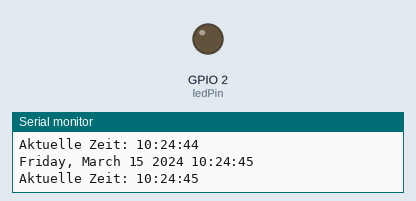
Simulated run of this sketch. Board: ESP32. Shown: output pins drawn as LEDs (lit = HIGH), the last lines printed to the serial monitor. WiFi joins after 1.5 s; servers stay silent unless stated; the local clock reads 2024-03-15 10:24:30 at power-on unless the sketch sets it; not simulated (calls return 0 or success): arduino_secrets.h.

Above: at 16.0 s.
At 33.0 s:
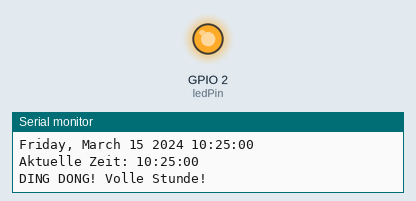
Timing chart, 0 to 79.5 s (numbered marks = the images above):
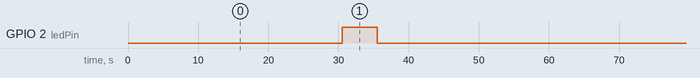

The sketch:

Leos_Uhr.ino
```cpp
/*
 * PROJEKT: ESP32 NTP-Uhr (D1 R32 Board)
 * AUTOR: [Dein Name]
 * * --- HARDWARE SETUP ---
 * Board: AZ-Delivery ESP32 D1 R32 (Uno Layout)
 * USB-Treiber: CH340 Version 3.4 (WICHTIG! Neuere Versionen verursachen Fehler 13, Windows Installer liegt Repo bei)
 * Stromversorgung: Externe 9V DC empfohlen beim Flashen
 * * --- ARDUINO IDE EINSTELLUNGEN ---
 * Board: "ESP32 Dev Module" auswählen
 * Flash Mode: DIO (NICHT QIO -> behebt csum err)
 * Flash Frequency: 40MHz
 * Upload Speed: 115200
 * * --- PIN BELEGUNG ---
 * LED: GPIO 2 (Interne LED oder externe LED an IO2 gegen GND)
 */

#include <WiFi.h>
#include "time.h"
#include "arduino_secrets.h"

// Deine WLAN Zugangsdaten
const char* ssid     = SECRET_SSID;
const char* password = SECRET_PASS;

// NTP Server Einstellungen
const char* ntpServer = "pool.ntp.org";
const long  gmtOffset_sec = 3600;      // Deutschland ist UTC +1 (3600 Sek)
const int   daylightOffset_sec = 3600; // Sommerzeit (+1h = 3600 Sek)

// Wir nutzen GPIO 2 (oft die interne LED)
const int ledPin = 2;

void printLocalTime() {
  struct tm timeinfo;
  if(!getLocalTime(&timeinfo)){
    Serial.println("Fehler beim Abrufen der Zeit");
    return;
  }
  // Formatierte Ausgabe: HH:MM:SS
  Serial.println(&timeinfo, "%A, %B %d %Y %H:%M:%S");
}

void setup() {
  Serial.begin(115200);

  // LED Pin vorbereiten
  pinMode(ledPin, OUTPUT);
  digitalWrite(ledPin, LOW); // Erstmal aus

  // WLAN Verbindung aufbauen
  Serial.printf("Verbinde mit %s ", ssid);
  WiFi.begin(ssid, password);
  while (WiFi.status() != WL_CONNECTED) {
      delay(500);
      Serial.print(".");
  }
  Serial.println(" VERBUNDEN!");

  // Zeit-Konfiguration initialisieren
  configTime(gmtOffset_sec, daylightOffset_sec, ntpServer);
}

void loop() {
  struct tm timeinfo;
  if(!getLocalTime(&timeinfo)){
    Serial.println("Zeit-Fehler");
    delay(1000);
    return;
  }

  // Serielle Ausgabe
  Serial.printf("Aktuelle Zeit: %02d:%02d:%02d\n", timeinfo.tm_hour, timeinfo.tm_min, timeinfo.tm_sec);

  // LOGIK FÜR DIE VOLLE STUNDE
  // Wenn Minute 0 und Sekunde 0 erreicht sind:
  if (timeinfo.tm_sec == 0) {
    Serial.println("DING DONG! Volle Stunde!");
    digitalWrite(ledPin, HIGH); // LED AN
    delay(5000);                // 5 Sekunden leuchten lassen
    digitalWrite(ledPin, LOW);  // LED AUS
  }

  delay(1000);
  printLocalTime(); // Zeit jede Sekunde ausgeben
}
```

Measured:
- by itself, GPIO 2 (ledPin): alternates HIGH for 5.0 s and LOW for 55.0 s
